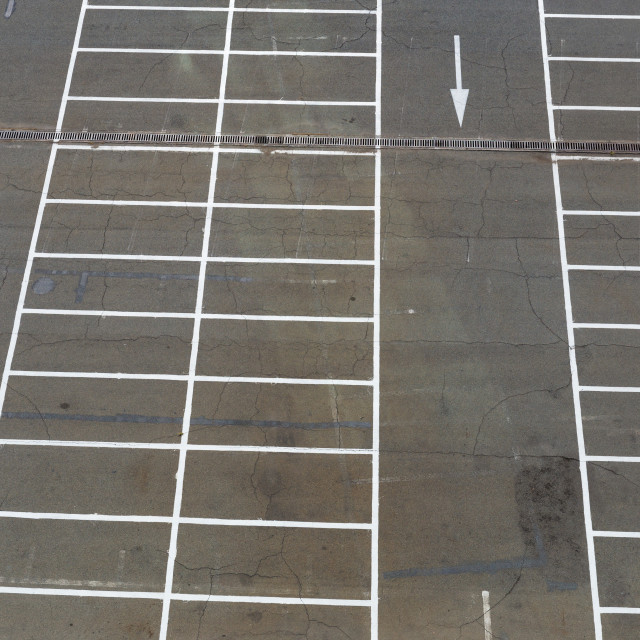
#> input picture Mask/Mask_RCNN/images/Spot24.jpg, 640 x 640 px
$ python Lines.py
#> lines starting #> are read from the running program, lines starting #| are printed output that depends on the picture; after the words box and inside, x2 and y2 are one past the last pixel; in counts of white or black regions, pixels touching at a corner belong together
import cv2 as cv
import numpy as np
import os


ROOT_DIR = os.path.abspath("../../")
IMAGE_DIR = os.path.join(ROOT_DIR, "images")
IMG_NAME = os.path.join(IMAGE_DIR, "Spot24.jpg") #Parking_lot.jpg Spot   11


img = cv.imread(IMG_NAME)
#> img is the input picture: shape (640, 640, 3); mean B, G, R 108.1, 114.4, 118.1
img2 = cv.imread(IMG_NAME)
img3 = cv.imread(IMG_NAME)
img5 = cv.imread(IMG_NAME)
img10 = cv.imread(IMG_NAME)
#cv.imshow("img", img)


def Filter_Function(img, green_mod):
#> called with green_mod = 0
    image = cv.cvtColor(img, cv.COLOR_BGR2HLS)
#> image: shape (640, 640, 3); mean of channels 0, 1, 2 31.3, 113.2, 17.7
    # white color mask
    lower = np.uint8([0, 200, 0])
    upper = np.uint8([255, 255, 255])
    white_mask = cv.inRange(image, lower, upper)
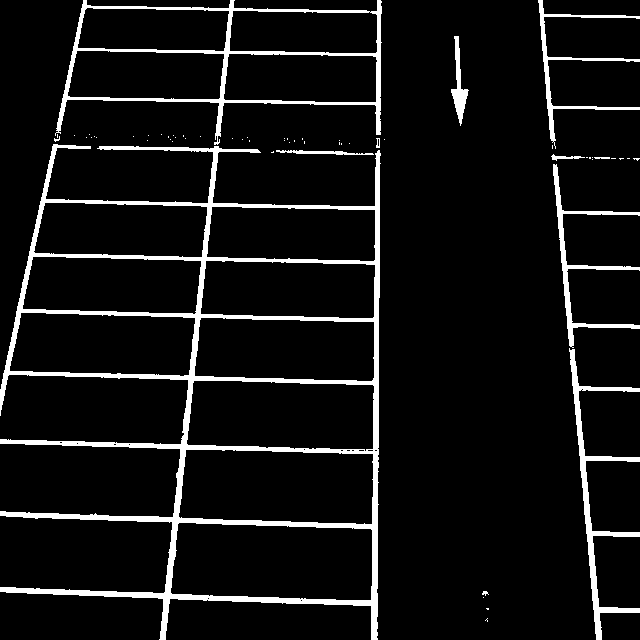
#> white_mask: shape (640, 640); 7.4% white; 60 white regions (49 under 20 px), largest, box (x1, y1, x2, y2) and area: (0, 144, 381, 640) 18649, (55, 0, 382, 145) 4624, (569, 348, 640, 640) 2667


    # yellow color mask
    lower = np.uint8([10, 0, 100])
    upper = np.uint8([40, 255, 255])
    yellow_mask = cv.inRange(image, lower, upper)
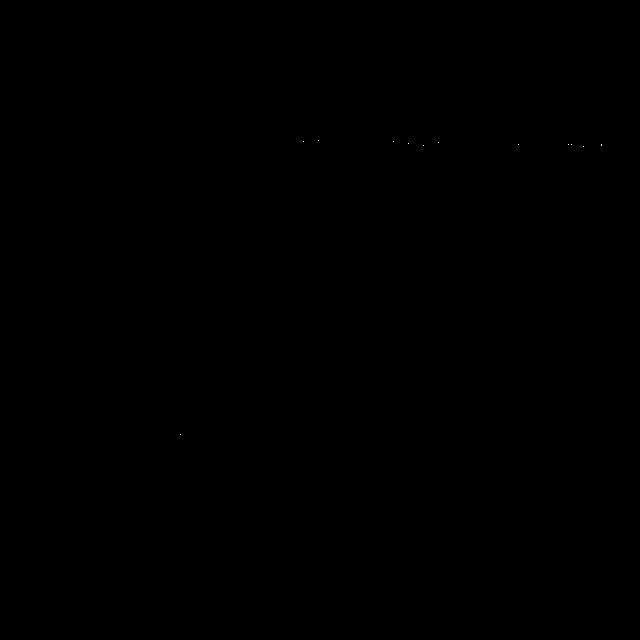
#> yellow_mask: shape (640, 640); 0% white in thin lines or dots, all inside (x1, y1, x2, y2) = (180, 140, 602, 435)

    # blue color mask
    lower = np.uint8([90, 90, 160])
    upper = np.uint8([165, 255, 255])
    blue_mask = cv.inRange(image, lower, upper)
#> blue_mask: shape (640, 640); 0.04% white in thin lines or dots, all inside (x1, y1, x2, y2) = (32, 1, 593, 627)


    # green color mask
    lower = np.uint8([25, 15, 50])
    upper = np.uint8([100, 115, 250])
    green_mask = cv.inRange(image, lower, upper)
#> green_mask: shape (640, 640); 0% white in thin lines or dots, all inside (x1, y1, x2, y2) = (180, 143, 613, 435)


    # combine the mask
    mask = cv.bitwise_or(white_mask, yellow_mask)
#> mask: shape (640, 640); 7.4% white; 71 white regions (60 under 20 px)
    mask = cv.bitwise_or(mask, blue_mask)

    # [8 lines of commented-out code are left out]
    if (green_mod == 1):
        mask = cv.bitwise_or(mask, green_mask)
    # Test

    return mask


def Stabilize_Function(img,mod):
    blur_gray = cv.GaussianBlur(img, ksize=(33, 33), sigmaX=0)  # 27 27

    if(mod == 0):
        ret, thresh = cv.threshold(blur_gray, 40, 255, cv.THRESH_BINARY_INV)  # 50 THRESH_BINARY_INV 255
        closed = cv.erode(thresh, None, iterations=15)  # 10 15
        closed = cv.dilate(closed, None, iterations=12)  # 10 15
        ret, thresh = cv.threshold(closed, 40, 255, cv.THRESH_BINARY_INV)  # 50 THRESH_BINARY_INV 255
    else:
        return blur_gray

    return thresh


thresh1 = Filter_Function(img, 0)


contours, _ =cv.findContours(thresh1, cv.RETR_LIST, cv.CHAIN_APPROX_TC89_KCOS)
#> contours = 99 contours, 77 with area under 20; largest, box (x1, y1, x2, y2) and area: (0, 144, 381, 640) 110898, (55, 0, 382, 145) 29328, (170, 522, 373, 601) 14318, (178, 449, 374, 525) 13384, (186, 380, 375, 452) 12089
cv.drawContours(img2, contours, -1, (0, 255, 0), 3)
for cnt in contours:
    rect = cv.minAreaRect(cnt)  # пытаемся вписать прямоугольник
    box = cv.boxPoints(rect)  # поиск четырех вершин прямоугольника
    box = np.int0(box)  # округление координат
    cv.fillPoly(img3, pts=[box], color=(255,255,255))  # рисуем прямоугольник  2
#> this loop made 99 passes
#> (rect, box) on passes 2 to 8: (((487, 608), (0, 2), -90), [[488, 608], [486, 608], [486, 608], [488, 608]]), (((301, 601), (0, 0), -90), [[301, 601], [301, 601], [301, 601], [301, 601]]), (((208, 599), (0, 0), -90), [[208, 599], [208, 599], [208, 599], [208, 599]]), (((483, 597), (0, 0), -90), [[483, 597], [483, 597], [483, 597], [483, 597]]), (((485.2, 593.3), (3.4, 5.82), -75.96), [[487, 595], [481, 594], [482, 590], [488, 592]]), (((271.8, 561.3), (73.64, 201.8), -88.19), [[371, 601], [169, 594], [172, 521], [373, 527]]), (((375.5, 450), (0, 3), -90), [[377, 450], [374, 450], [374, 450], [377, 450]])
#> (cnt, rect, box) on passes 1, 32, 36, 41, 44: ([[487, 618], [485, 620], [487, 621]], ((486.8, 619.8), (2.83, 2.12), -45), [[486, 621], [485, 620], [487, 618], [488, 619]]), ([[633, 158], [635, 158], [637, 160], [639, 158]], ((636, 159), (2, 6), -90), [[639, 160], [633, 160], [633, 158], [639, 158]]), ([[594, 157], [600, 157], [609, 157]], ((601.5, 157), (0, 15), -90), [[609, 157], [594, 157], [594, 157], [609, 157]]), ([[273, 151], [271, 152]], ((272, 151.5), (2.24, 0), -26.57), [[271, 152], [271, 152], [273, 151], [273, 151]]), ([[552, 145], [552, 148]], ((552, 146.5), (3, 0), -90), [[552, 148], [552, 148], [552, 145], [552, 145]])
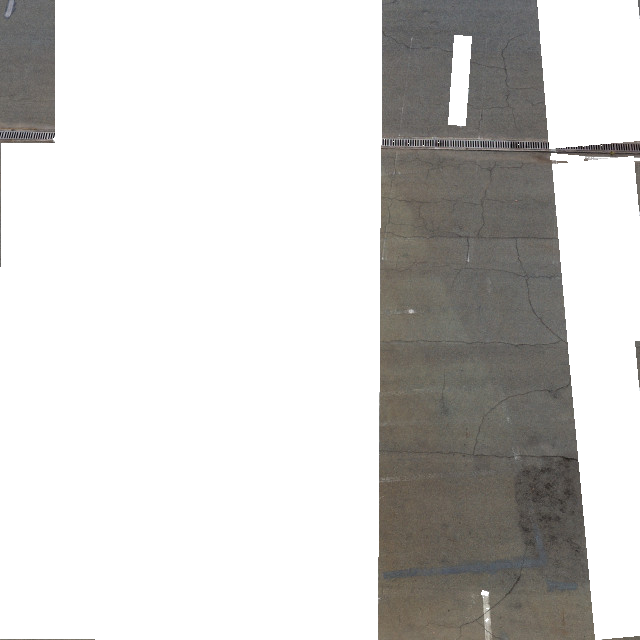
#> img3: shape (640, 640, 3); mean B, G, R 205.5, 207.4, 208.5
img3 = Filter_Function(img3, 0)
#> in Filter_Function (call 2), `image = cv.cvtColor(img, cv.COLOR_BGR2HLS)`: image: shape (640, 640, 3); mean of channels 0, 1, 2 8.9, 207, 4.2
#> in Filter_Function (call 2), `white_mask = cv.inRange(image, lower, upper)`: white_mask: shape (640, 640); 69.1% white; 8 black regions (1 under 20 px), largest, box (x1, y1, x2, y2) and area: (378, 0, 640, 640) 118152, (0, 0, 55, 267) 7983, (634, 161, 640, 212) 164
#> in Filter_Function (call 2), `yellow_mask = cv.inRange(image, lower, upper)`: yellow_mask: shape (640, 640); 0% white in thin lines or dots, all inside (x1, y1, x2, y2) = (601, 144, 602, 145)
#> in Filter_Function (call 2), `blue_mask = cv.inRange(image, lower, upper)`: blue_mask: shape (640, 640); every value is 0
#> in Filter_Function (call 2), `green_mask = cv.inRange(image, lower, upper)`: green_mask: shape (640, 640); 0% white in thin lines or dots, all inside (x1, y1, x2, y2) = (438, 143, 613, 153)
#> in Filter_Function (call 2), `mask = cv.bitwise_or(white_mask, yellow_mask)`: mask: shape (640, 640); 69.1% white; 8 black regions (1 under 20 px), largest, box (x1, y1, x2, y2) and area: (378, 0, 640, 640) 118151, (0, 0, 55, 267) 7983, (634, 161, 640, 212) 164
img3 = cv.GaussianBlur(img3, ksize=(81, 81), sigmaX=0) #71
#> img3: shape (640, 640)
img3 = cv.erode(img3, None, iterations =15)
ret, img3 = cv.threshold(img3, 20, 255, cv.THRESH_BINARY_INV) #220
#> img3: shape (640, 640); 29.8% white; 2 white regions, box (x1, y1, x2, y2) and area: (381, 0, 592, 640) 114908, (0, 0, 52, 141) 7268


razmetka_parkovki = Stabilize_Function(Filter_Function(img10,1),0)
#> in Filter_Function (call 3), `mask = cv.bitwise_or(mask, green_mask)`: mask: shape (640, 640); 7.4% white; 71 white regions (60 under 20 px), largest, box (x1, y1, x2, y2) and area: (0, 144, 381, 640) 18653, (55, 0, 382, 145) 4624, (569, 348, 640, 640) 2667
#> in Stabilize_Function, `ret, thresh = cv.threshold(blur_gray, 40, 255, cv.THRESH_BINARY_INV)`: thresh: shape (640, 640); 79.3% white; 5 black regions, box (x1, y1, x2, y2) and area: (0, 0, 386, 640) 66098, (549, 151, 640, 640) 12398, (534, 0, 640, 145) 4170, (448, 36, 472, 124) 1356, (283, 147, 352, 158) 589
#> in Stabilize_Function, `closed = cv.erode(thresh, None, iterations=15)`: closed: shape (640, 640); 38% white; 34 white regions, largest, box (x1, y1, x2, y2) and area: (398, 0, 575, 640) 88200, (0, 0, 61, 279) 8650, (195, 544, 352, 579) 4743
#> in Stabilize_Function, `closed = cv.dilate(closed, None, iterations=12)`: closed: shape (640, 640); 68.8% white; 3 black regions, box (x1, y1, x2, y2) and area: (0, 0, 389, 640) 99923, (531, 0, 640, 640) 25739, (445, 33, 475, 127) 2082
mask = cv.bitwise_or(img3, razmetka_parkovki) #white_mask
#> mask: shape (640, 640); 59.3% white; 36 black regions (1 under 20 px)


mask = cv.GaussianBlur(mask, ksize=(33, 33), sigmaX=0) #33 43
closed = cv.erode(mask, None, iterations =10) # 15
razmetk = Filter_Function(img10,1)
closed = cv.bitwise_or(closed, razmetk)
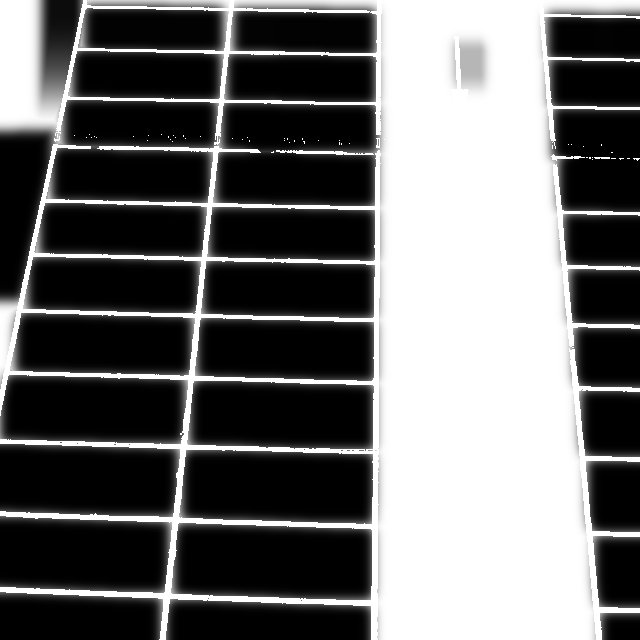
#> closed: shape (640, 640); min 0, max 255, mean 106.7
#cv.imshow("thresh3", closed)


contours, _ =cv.findContours(closed, cv.RETR_LIST, cv.CHAIN_APPROX_TC89_KCOS)
#> contours = 33 contours, 16 with area under 20; largest, box (x1, y1, x2, y2) and area: (0, 0, 640, 640) 363458, (187, 536, 360, 587) 8017, (195, 462, 361, 511) 7495, (203, 392, 361, 437) 6464, (14, 387, 172, 431) 6406
cv.drawContours(img2, contours, -1, (0, 255, 0), 3)
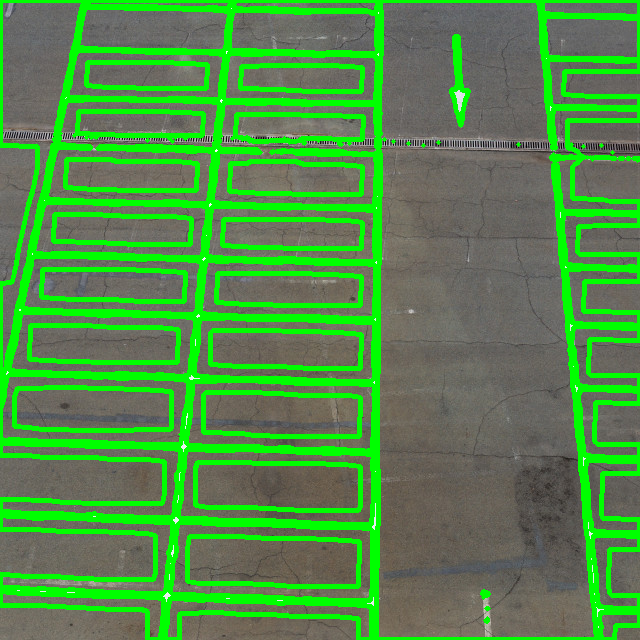
#> img2: shape (640, 640, 3); mean B, G, R 72.8, 140.1, 81.5


img4 = img3
# перебираем все найденные контуры в цикле
for cnt in contours:
    #box = cv.boundingRect(cnt)
    rect = cv.minAreaRect(cnt)  # пытаемся вписать прямоугольник
    box = cv.boxPoints(rect)  # поиск четырех вершин прямоугольника
    box = np.int0(box)  # округление координат

    i = 0
    suma = [0,0,0,0]
    y = [0,0,0,0]
    x = [0,0,0,0]
    for point in box:
        print(point)
        x[i] = point[0]
        y[i] = point[1]
        suma[i] = x[i] + y[i]
        i+=1

    print(suma)
    max_i =suma.index(max(suma))
    print("max = "+ str(max_i)+"\n")
    min_i = suma.index(min(suma))
    print("min = "+ str(min_i)+"\n")
    img4 = cv.rectangle(img10, (x[min_i],y[min_i]), (x[max_i],y[max_i]), (255,255,255), 4)
    print("\n")

    #print(box)
    cv.drawContours(img5, [box], 0, (255, 0, 0), 2)  # рисуем прямоугольник
#> this loop made 33 passes
#> (rect, box, min_i) on passes 1 to 7: (((272.7, 561.3), (48.28, 172.1), -88.24), [[357, 588], [185, 582], [187, 534], [359, 539]], 2), (((277.5, 486), (47.06, 165.7), -88.98), [[359, 511], [194, 508], [195, 461], [360, 463]], 2), (((281, 414.4), (42.86, 157.2), -88.32), [[358, 438], [201, 433], [203, 390], [360, 395]], 2), (((92.56, 408.7), (42.49, 157.5), -88.94), [[170, 431], [13, 428], [14, 385], [171, 388]], 2), (((285.1, 348.9), (36.82, 151), -88.39), [[360, 369], [209, 365], [210, 328], [361, 332]], 2), (((103.5, 343.6), (36.39, 148.4), -88.85), [[177, 363], [28, 360], [29, 323], [178, 326]], 2), (((288.5, 288.9), (31.86, 144.5), -88.92), [[360, 306], [215, 303], [216, 271], [361, 274]], 2)
#> (cnt, rect, box, min_i) on passes 14, 18: ([[633, 158], [635, 158], [637, 160], [639, 158]], ((636, 159), (2, 6), -90), [[639, 160], [633, 160], [633, 158], [639, 158]], 2), ([[594, 157], [600, 157], [609, 157]], ((601.5, 157), (0, 15), -90), [[609, 157], [594, 157], [594, 157], [609, 157]], 1)
#> (printed output is left out)
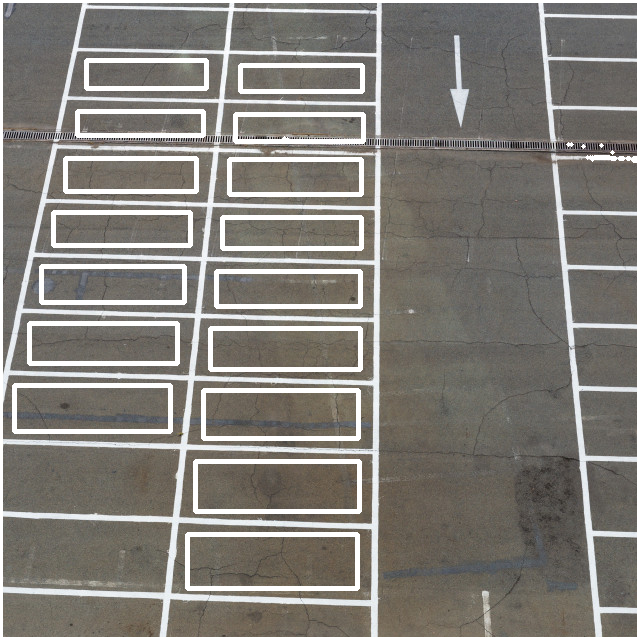
#> img10: shape (640, 640, 3); 8.86% of pixels changed, all inside (x1, y1, x2, y2) = (0, 0, 640, 640)
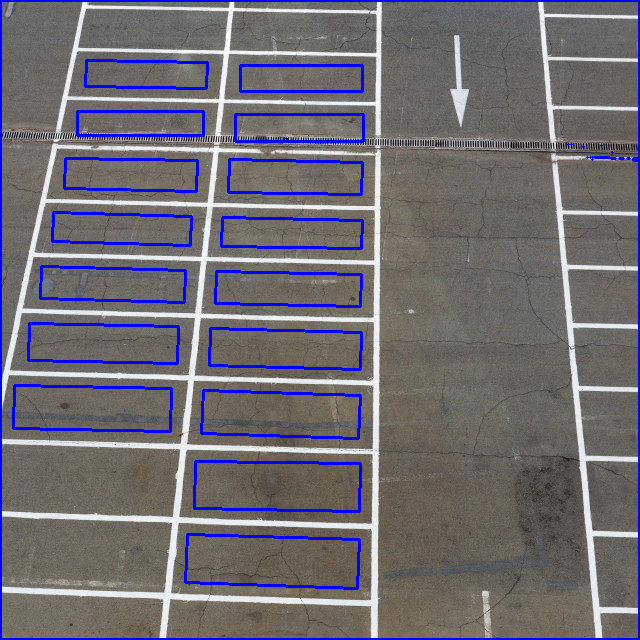
#> img5: shape (640, 640, 3); mean B, G, R 116.4, 108.5, 112

#cv.imshow("img4", img4)
cv.imshow("img5", img5)

cv.waitKey(0)

$ run again, with Mask/Mask_RCNN/images/Spot11.jpg copied over Mask/Mask_RCNN/images/Spot24.jpg
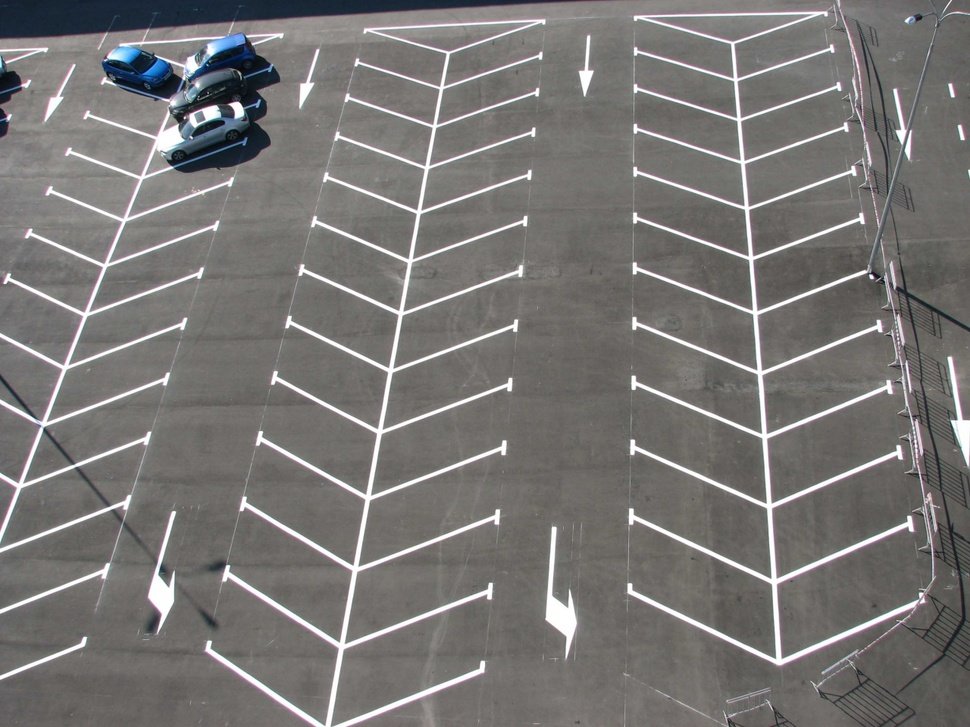
#> input picture Mask/Mask_RCNN/images/Spot11.jpg, 970 x 727 px, shrunk from 1280 x 960 before the run
#> img is the input picture: shape (727, 970, 3); mean B, G, R 115.8, 117.5, 119.6
#> image: shape (727, 970, 3); mean of channels 0, 1, 2 41.7, 117.9, 18.5
#> in Filter_Function, `white_mask = cv.inRange(image, lower, upper)`:
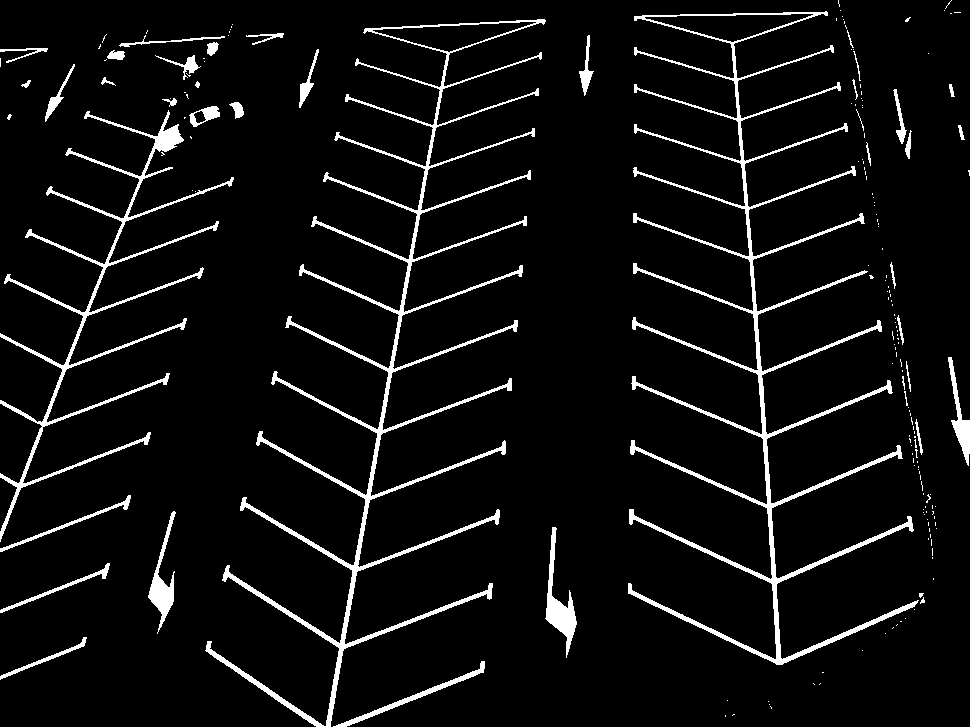
#> white_mask: shape (727, 970); 6% white; 190 white regions (150 under 20 px), largest, box (x1, y1, x2, y2) and area: (205, 19, 546, 727) 13504, (628, 11, 919, 665) 13295, (0, 110, 234, 542) 6332
#> yellow_mask: shape (727, 970); 0.25% white in thin lines or dots, all inside (x1, y1, x2, y2) = (15, 60, 970, 723)
#> blue_mask: shape (727, 970); 2.1% white in thin lines or dots
#> green_mask: shape (727, 970); 0.2% white in thin lines or dots, all inside (x1, y1, x2, y2) = (0, 0, 966, 645)
#> `contours, _ =cv.findContours(thresh1, cv.RETR_LIST, cv.CHAIN_APPROX_TC..`: contours = 196 contours, 162 with area under 20; largest, box (x1, y1, x2, y2) and area: (205, 19, 545, 727) 11498, (628, 11, 919, 665) 11480, (0, 110, 234, 542) 4475, (644, 13, 814, 43) 2496, (372, 21, 537, 53) 2424
#> the loop `for cnt in contours:` made 196 passes
#> (rect, box) on passes 1 to 3: (((725, 716), (0, 0), -90), [[725, 716], [725, 716], [725, 716], [725, 716]]), (((733, 714.5), (2.24, 0), -26.57), [[732, 715], [732, 715], [734, 714], [734, 714]]), (((770.5, 707), (0, 2.24), -26.57), [[771, 708], [770, 706], [770, 706], [771, 708]])
#> image: shape (727, 970, 3); mean of channels 0, 1, 2 11.5, 206.7, 4.6
#> white_mask: shape (727, 970); 68.2% white; 5 black regions (1 under 20 px), largest, box (x1, y1, x2, y2) and area: (459, 0, 970, 727) 113228, (0, 0, 366, 727) 108096, (0, 550, 89, 609) 2822, (0, 541, 9, 548) 35
#> yellow_mask: shape (727, 970); 0% white in thin lines or dots, all inside (x1, y1, x2, y2) = (969, 421, 970, 422)
#> blue_mask: shape (727, 970); 0% white in thin lines or dots, all inside (x1, y1, x2, y2) = (0, 19, 954, 613)
#> `contours, _ =cv.findContours(closed, cv.RETR_LIST, cv.CHAIN_APPROX_TC8..`: contours = 91 contours, 50 with area under 20; largest, box (x1, y1, x2, y2) and area: (0, 0, 970, 727) 675144, (403, 28, 648, 403) 31048, (365, 527, 540, 616) 7740, (790, 542, 917, 633) 6886, (197, 596, 322, 693) 6615
#> the loop `for cnt in contours:` made 91 passes
#> (rect, box, max_i, min_i) on passes 1 to 4: (((885, 633), (0, 0), -90), [[885, 633], [885, 633], [885, 633], [885, 633]], 0, 0), (((889.4, 643.4), (32.85, 49.68), -88.15), [[913, 660], [864, 659], [865, 626], [914, 627]], 0, 2), (((209, 622), (0, 0), -90), [[209, 622], [209, 622], [209, 622], [209, 622]], 0, 0), (((669.5, 640), (50, 79), -90), [[709, 665], [630, 665], [630, 615], [709, 615]], 0, 2)
#> (printed output is left out)
#> after the loop `for cnt in contours:`:
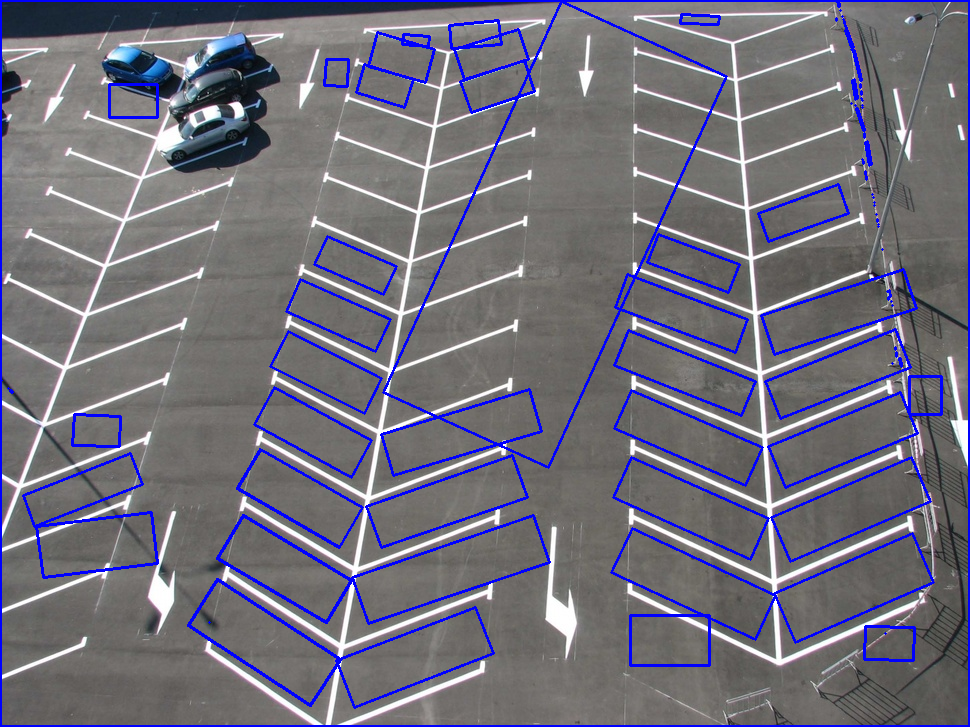
#> img5: shape (727, 970, 3); mean B, G, R 124, 111.1, 113.1
